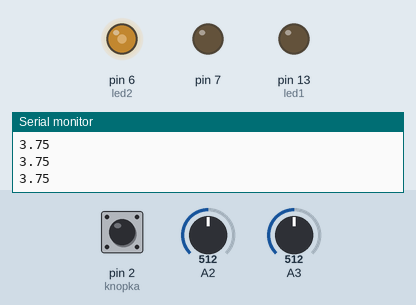
Recording of a sketch running on a simulated Arduino Nano, built with avr-gcc and run on an emulated ATmega328P. On the bench: output pins drawn as LEDs (lit = HIGH), the last lines printed to the serial monitor. Dashed ring = blinking. The inputs (shaded band) are chosen by the test bench; at power-on: A3 = 512, pin 2 (knopka) LOW, A2 = 512.

Above: at 2.2 s.
2.3 s: A3 set to 530
3.8 s: A3 set to 555
At 4.7 s:
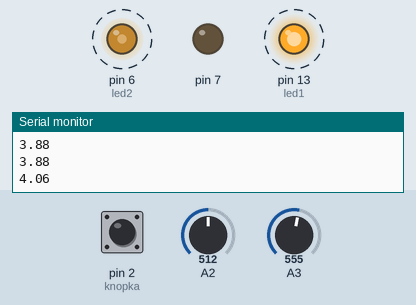
6.8 s: A3 set to 511
At 7.3 s:
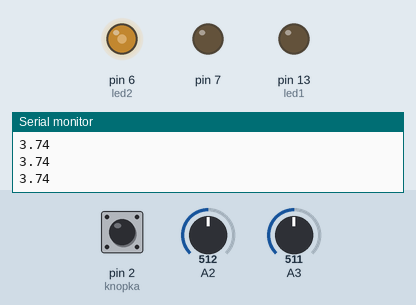
8.4 s: A3 set to 482
10.6 s: A3 set to 446
At 12.4 s:
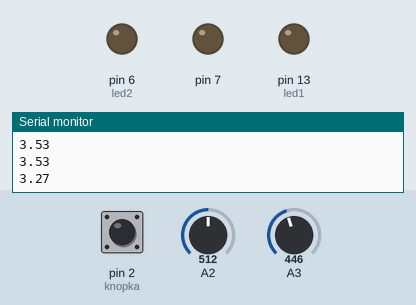
Timing chart, 0 to 14.6 s (numbered marks = the images above; inputs shaded):
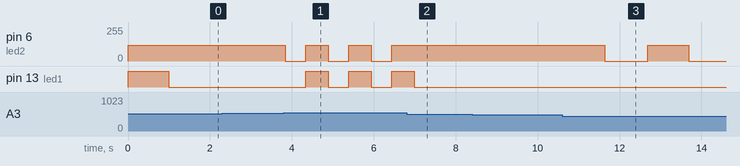

Measured:
- the behaviour switches between 546 and 547 on A3 (found by bisection; images 0 and 1)
- the behaviour switches between 465 and 464 on A3 (found by bisection; images 2 and 3)
- after the input at 3.8 s, pin 6 (led2): alternates 120/255 for 0.55 s and 0/255 for 0.50 s, starting at once; pin 13 (led1): alternates HIGH for 0.55 s and LOW for 0.50 s, starting after 0.54 s
- after the input at 6.8 s, pin 6 (led2): stays 120/255 (without the input it goes to 0/255 after 0.19 s); pin 13 (led1): goes on until 7.0 s, then stays LOW
- after the input at 10.6 s, pin 6 (led2): 120/255 → 0/255 after 1.0 s, → 120/255 1.1 s later, → 0/255 1.0 s later

The sketch:

85.ino
```cpp
//верия для аттини 85
// последнее изменение 6 01 2017
// значение датчика 377

//int analogInPin = 2;  // для датчика вакуума
int sensorValue = 0;    // переменная датчика
//float outputValue = 0;        // value output to the Serial port and LCD display


byte knopka = 2; //12. 3 nano.
int knop = 0;

boolean regim = 0;
boolean xz = 0;
boolean mc = 0;

// светодиоды индикации
byte led1 = 13; //9 pro. 10 nano
int led2 = 6; //8 pro. 12 nano.

// Считывание напряжения с аккумуляторов.
//резисторы делителя напряжения

float vout = 0.0;
float vin = 0.0;
float R1 = 10000.0; // сопротивление R1 (20K)
float R2 = 20000.0; // сопротивление R2 (10K)
int value = 0;

/****************************************************************************
   Главная программа
 ****************************************************************************/

void setup()
{
  pinMode (knopka, INPUT);
  pinMode(led1, OUTPUT);
  pinMode(led2, OUTPUT);

 pinMode(7, OUTPUT);
 digitalWrite(7, 0);
analogWrite(6, 120);
Serial.begin(9600);

  digitalWrite(led1, 1);
  //digitalWrite(led2, 1);
  delay(1000);
  digitalWrite(led1, 0);
  //digitalWrite(led2, 0);
  //delay(200);
}

void loop()
{
  sensorValue = analogRead(2);
  knop = digitalRead(knopka);
  delay(50);

  value = analogRead(3);
  vout = (value * 5.0) / 1024.0;
  vin = vout / (R2 / (R1 + R2));
  Serial.println(vin );
  if (vin < 0.09) {
    vin = 0.0; // обнуляем нежелательное значение
  }

  if (vin > 4)
  {
    digitalWrite( led1, 0);
    analogWrite(6, 0);
    //digitalWrite( led2, 1);
    delay(500);
    digitalWrite( led1, 1);
    analogWrite(6, 120);
    //digitalWrite( led2, 0);
     delay(500);
  }
  if (vin < 4 && vin > 3.4)
  {
    //digitalWrite( led1, 1);
    analogWrite(6, 120);
    digitalWrite( led1, 0);
  }
  if (vin < 3.4)
  {
    digitalWrite( led1, 0);
    analogWrite(6, 120);
    delay(1000);
    analogWrite(6, 0);
    digitalWrite( led1, 0);
    delay(1000);
  }

}

/****************************************************************************
   Функции
 ****************************************************************************/
```
